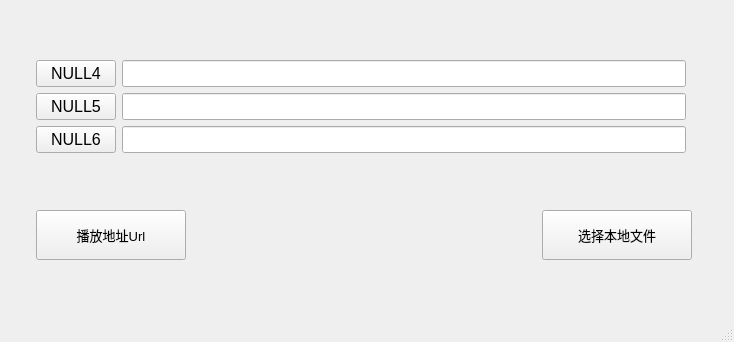
<?xml version="1.0" encoding="UTF-8"?>
<ui version="4.0">
 <class>MainWindow</class>
 <widget class="QMainWindow" name="MainWindow">
  <property name="geometry">
   <rect>
    <x>0</x>
    <y>0</y>
    <width>734</width>
    <height>342</height>
   </rect>
  </property>
  <property name="windowTitle">
   <string>MainWindow</string>
  </property>
  <widget class="QWidget" name="centralwidget">
   <layout class="QGridLayout" name="gridLayout">
    <item row="0" column="1">
     <spacer name="verticalSpacer">
      <property name="orientation">
       <enum>Qt::Vertical</enum>
      </property>
      <property name="sizeHint" stdset="0">
       <size>
        <width>20</width>
        <height>18</height>
       </size>
      </property>
     </spacer>
    </item>
    <item row="1" column="0">
     <spacer name="horizontalSpacer">
      <property name="orientation">
       <enum>Qt::Horizontal</enum>
      </property>
      <property name="sizeHint" stdset="0">
       <size>
        <width>15</width>
        <height>20</height>
       </size>
      </property>
     </spacer>
    </item>
    <item row="1" column="1">
     <layout class="QVBoxLayout" name="verticalLayout">
      <item>
       <layout class="QHBoxLayout" name="horizontalLayout_2">
        <item>
         <widget class="QPushButton" name="pushButton_4">
          <property name="font">
           <font>
            <pointsize>12</pointsize>
           </font>
          </property>
          <property name="text">
           <string>NULL4</string>
          </property>
         </widget>
        </item>
        <item>
         <widget class="QLineEdit" name="lineEdit">
          <property name="sizePolicy">
           <sizepolicy hsizetype="Expanding" vsizetype="Fixed">
            <horstretch>0</horstretch>
            <verstretch>15</verstretch>
           </sizepolicy>
          </property>
          <property name="minimumSize">
           <size>
            <width>550</width>
            <height>0</height>
           </size>
          </property>
          <property name="font">
           <font>
            <pointsize>12</pointsize>
            <underline>true</underline>
           </font>
          </property>
          <property name="mouseTracking">
           <bool>true</bool>
          </property>
          <property name="readOnly">
           <bool>true</bool>
          </property>
         </widget>
        </item>
       </layout>
      </item>
      <item>
       <layout class="QHBoxLayout" name="horizontalLayout_3">
        <item>
         <widget class="QPushButton" name="pushButton_5">
          <property name="font">
           <font>
            <pointsize>12</pointsize>
           </font>
          </property>
          <property name="text">
           <string>NULL5</string>
          </property>
         </widget>
        </item>
        <item>
         <widget class="QLineEdit" name="lineEdit_2">
          <property name="minimumSize">
           <size>
            <width>550</width>
            <height>0</height>
           </size>
          </property>
          <property name="font">
           <font>
            <pointsize>12</pointsize>
           </font>
          </property>
          <property name="readOnly">
           <bool>true</bool>
          </property>
         </widget>
        </item>
       </layout>
      </item>
      <item>
       <layout class="QHBoxLayout" name="horizontalLayout_4">
        <item>
         <widget class="QPushButton" name="pushButton_6">
          <property name="font">
           <font>
            <pointsize>12</pointsize>
           </font>
          </property>
          <property name="text">
           <string>NULL6</string>
          </property>
         </widget>
        </item>
        <item>
         <widget class="QLineEdit" name="lineEdit_3">
          <property name="minimumSize">
           <size>
            <width>550</width>
            <height>0</height>
           </size>
          </property>
          <property name="font">
           <font>
            <pointsize>12</pointsize>
           </font>
          </property>
          <property name="readOnly">
           <bool>true</bool>
          </property>
         </widget>
        </item>
       </layout>
      </item>
     </layout>
    </item>
    <item row="1" column="2" colspan="2">
     <spacer name="horizontalSpacer_2">
      <property name="orientation">
       <enum>Qt::Horizontal</enum>
      </property>
      <property name="sizeHint" stdset="0">
       <size>
        <width>23</width>
        <height>20</height>
       </size>
      </property>
     </spacer>
    </item>
    <item row="2" column="1">
     <spacer name="verticalSpacer_2">
      <property name="orientation">
       <enum>Qt::Vertical</enum>
      </property>
      <property name="sizeHint" stdset="0">
       <size>
        <width>20</width>
        <height>18</height>
       </size>
      </property>
     </spacer>
    </item>
    <item row="3" column="0">
     <spacer name="horizontalSpacer_4">
      <property name="orientation">
       <enum>Qt::Horizontal</enum>
      </property>
      <property name="sizeHint" stdset="0">
       <size>
        <width>15</width>
        <height>20</height>
       </size>
      </property>
     </spacer>
    </item>
    <item row="3" column="1" colspan="2">
     <layout class="QHBoxLayout" name="horizontalLayout">
      <item>
       <widget class="QPushButton" name="pushButton_2">
        <property name="minimumSize">
         <size>
          <width>150</width>
          <height>50</height>
         </size>
        </property>
        <property name="font">
         <font>
          <pointsize>10</pointsize>
         </font>
        </property>
        <property name="text">
         <string>播放地址Url</string>
        </property>
       </widget>
      </item>
      <item>
       <spacer name="horizontalSpacer_3">
        <property name="orientation">
         <enum>Qt::Horizontal</enum>
        </property>
        <property name="sizeHint" stdset="0">
         <size>
          <width>350</width>
          <height>20</height>
         </size>
        </property>
       </spacer>
      </item>
      <item>
       <widget class="QPushButton" name="pushButton_3">
        <property name="minimumSize">
         <size>
          <width>150</width>
          <height>50</height>
         </size>
        </property>
        <property name="font">
         <font>
          <pointsize>10</pointsize>
         </font>
        </property>
        <property name="text">
         <string>选择本地文件</string>
        </property>
       </widget>
      </item>
     </layout>
    </item>
    <item row="3" column="3">
     <spacer name="horizontalSpacer_5">
      <property name="orientation">
       <enum>Qt::Horizontal</enum>
      </property>
      <property name="sizeHint" stdset="0">
       <size>
        <width>16</width>
        <height>20</height>
       </size>
      </property>
     </spacer>
    </item>
    <item row="4" column="1">
     <spacer name="verticalSpacer_3">
      <property name="orientation">
       <enum>Qt::Vertical</enum>
      </property>
      <property name="sizeHint" stdset="0">
       <size>
        <width>20</width>
        <height>18</height>
       </size>
      </property>
     </spacer>
    </item>
   </layout>
  </widget>
  <widget class="QMenuBar" name="menubar">
   <property name="geometry">
    <rect>
     <x>0</x>
     <y>0</y>
     <width>734</width>
     <height>26</height>
    </rect>
   </property>
  </widget>
  <widget class="QStatusBar" name="statusbar"/>
 </widget>
 <resources/>
 <connections/>
</ui>
